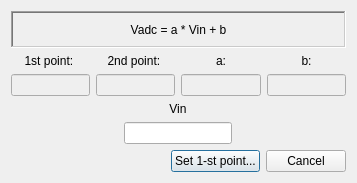
<?xml version="1.0" encoding="UTF-8"?>
<ui version="4.0">
 <class>AdcCalibrator</class>
 <widget class="QDialog" name="AdcCalibrator">
  <property name="geometry">
   <rect>
    <x>0</x>
    <y>0</y>
    <width>357</width>
    <height>183</height>
   </rect>
  </property>
  <property name="windowTitle">
   <string>Calibrate charger</string>
  </property>
  <layout class="QGridLayout" name="gridLayout">
   <item row="0" column="0">
    <widget class="QLabel" name="label_6">
     <property name="frameShape">
      <enum>QFrame::WinPanel</enum>
     </property>
     <property name="frameShadow">
      <enum>QFrame::Sunken</enum>
     </property>
     <property name="text">
      <string>Vadc = a * Vin + b</string>
     </property>
     <property name="alignment">
      <set>Qt::AlignCenter</set>
     </property>
    </widget>
   </item>
   <item row="7" column="0">
    <layout class="QHBoxLayout" name="horizontalLayout">
     <property name="sizeConstraint">
      <enum>QLayout::SetFixedSize</enum>
     </property>
     <item>
      <spacer name="horizontalSpacer">
       <property name="orientation">
        <enum>Qt::Horizontal</enum>
       </property>
       <property name="sizeHint" stdset="0">
        <size>
         <width>40</width>
         <height>20</height>
        </size>
       </property>
      </spacer>
     </item>
     <item>
      <widget class="QPushButton" name="btn_ok">
       <property name="sizePolicy">
        <sizepolicy hsizetype="Preferred" vsizetype="Fixed">
         <horstretch>0</horstretch>
         <verstretch>0</verstretch>
        </sizepolicy>
       </property>
       <property name="text">
        <string>Set 1-st point...</string>
       </property>
      </widget>
     </item>
     <item>
      <widget class="QPushButton" name="btn_cancel">
       <property name="sizePolicy">
        <sizepolicy hsizetype="Preferred" vsizetype="Fixed">
         <horstretch>0</horstretch>
         <verstretch>0</verstretch>
        </sizepolicy>
       </property>
       <property name="text">
        <string>Cancel</string>
       </property>
      </widget>
     </item>
    </layout>
   </item>
   <item row="1" column="0">
    <layout class="QGridLayout" name="gridLayout_2">
     <item row="0" column="0">
      <widget class="QLabel" name="label_2">
       <property name="sizePolicy">
        <sizepolicy hsizetype="Preferred" vsizetype="Fixed">
         <horstretch>0</horstretch>
         <verstretch>0</verstretch>
        </sizepolicy>
       </property>
       <property name="text">
        <string>1st point: </string>
       </property>
       <property name="alignment">
        <set>Qt::AlignCenter</set>
       </property>
      </widget>
     </item>
     <item row="0" column="1">
      <widget class="QLabel" name="label_3">
       <property name="sizePolicy">
        <sizepolicy hsizetype="Preferred" vsizetype="Fixed">
         <horstretch>0</horstretch>
         <verstretch>0</verstretch>
        </sizepolicy>
       </property>
       <property name="text">
        <string>2nd point: </string>
       </property>
       <property name="alignment">
        <set>Qt::AlignCenter</set>
       </property>
      </widget>
     </item>
     <item row="1" column="0">
      <widget class="QLineEdit" name="le_first_point">
       <property name="enabled">
        <bool>false</bool>
       </property>
       <property name="alignment">
        <set>Qt::AlignCenter</set>
       </property>
       <property name="readOnly">
        <bool>true</bool>
       </property>
      </widget>
     </item>
     <item row="0" column="2">
      <widget class="QLabel" name="label_4">
       <property name="sizePolicy">
        <sizepolicy hsizetype="Preferred" vsizetype="Fixed">
         <horstretch>0</horstretch>
         <verstretch>0</verstretch>
        </sizepolicy>
       </property>
       <property name="text">
        <string>a:</string>
       </property>
       <property name="alignment">
        <set>Qt::AlignCenter</set>
       </property>
      </widget>
     </item>
     <item row="0" column="3">
      <widget class="QLabel" name="label_5">
       <property name="sizePolicy">
        <sizepolicy hsizetype="Preferred" vsizetype="Fixed">
         <horstretch>0</horstretch>
         <verstretch>0</verstretch>
        </sizepolicy>
       </property>
       <property name="text">
        <string>b:</string>
       </property>
       <property name="alignment">
        <set>Qt::AlignCenter</set>
       </property>
      </widget>
     </item>
     <item row="1" column="1">
      <widget class="QLineEdit" name="le_second_point">
       <property name="enabled">
        <bool>false</bool>
       </property>
       <property name="alignment">
        <set>Qt::AlignCenter</set>
       </property>
       <property name="readOnly">
        <bool>true</bool>
       </property>
      </widget>
     </item>
     <item row="1" column="2">
      <widget class="QLineEdit" name="le_a">
       <property name="enabled">
        <bool>false</bool>
       </property>
       <property name="alignment">
        <set>Qt::AlignCenter</set>
       </property>
       <property name="readOnly">
        <bool>true</bool>
       </property>
      </widget>
     </item>
     <item row="1" column="3">
      <widget class="QLineEdit" name="le_b">
       <property name="enabled">
        <bool>false</bool>
       </property>
       <property name="alignment">
        <set>Qt::AlignCenter</set>
       </property>
       <property name="readOnly">
        <bool>true</bool>
       </property>
      </widget>
     </item>
    </layout>
   </item>
   <item row="2" column="0">
    <layout class="QGridLayout" name="gridLayout_3">
     <item row="0" column="0">
      <widget class="QLabel" name="label">
       <property name="sizePolicy">
        <sizepolicy hsizetype="Preferred" vsizetype="Fixed">
         <horstretch>0</horstretch>
         <verstretch>0</verstretch>
        </sizepolicy>
       </property>
       <property name="text">
        <string>Vin</string>
       </property>
       <property name="alignment">
        <set>Qt::AlignCenter</set>
       </property>
      </widget>
     </item>
     <item row="1" column="0">
      <widget class="QLineEdit" name="le_Vin">
       <property name="sizePolicy">
        <sizepolicy hsizetype="Fixed" vsizetype="Fixed">
         <horstretch>0</horstretch>
         <verstretch>0</verstretch>
        </sizepolicy>
       </property>
       <property name="alignment">
        <set>Qt::AlignCenter</set>
       </property>
      </widget>
     </item>
    </layout>
   </item>
  </layout>
 </widget>
 <tabstops>
  <tabstop>le_Vin</tabstop>
  <tabstop>btn_ok</tabstop>
  <tabstop>btn_cancel</tabstop>
  <tabstop>le_first_point</tabstop>
  <tabstop>le_second_point</tabstop>
  <tabstop>le_a</tabstop>
  <tabstop>le_b</tabstop>
 </tabstops>
 <resources/>
 <connections/>
</ui>
